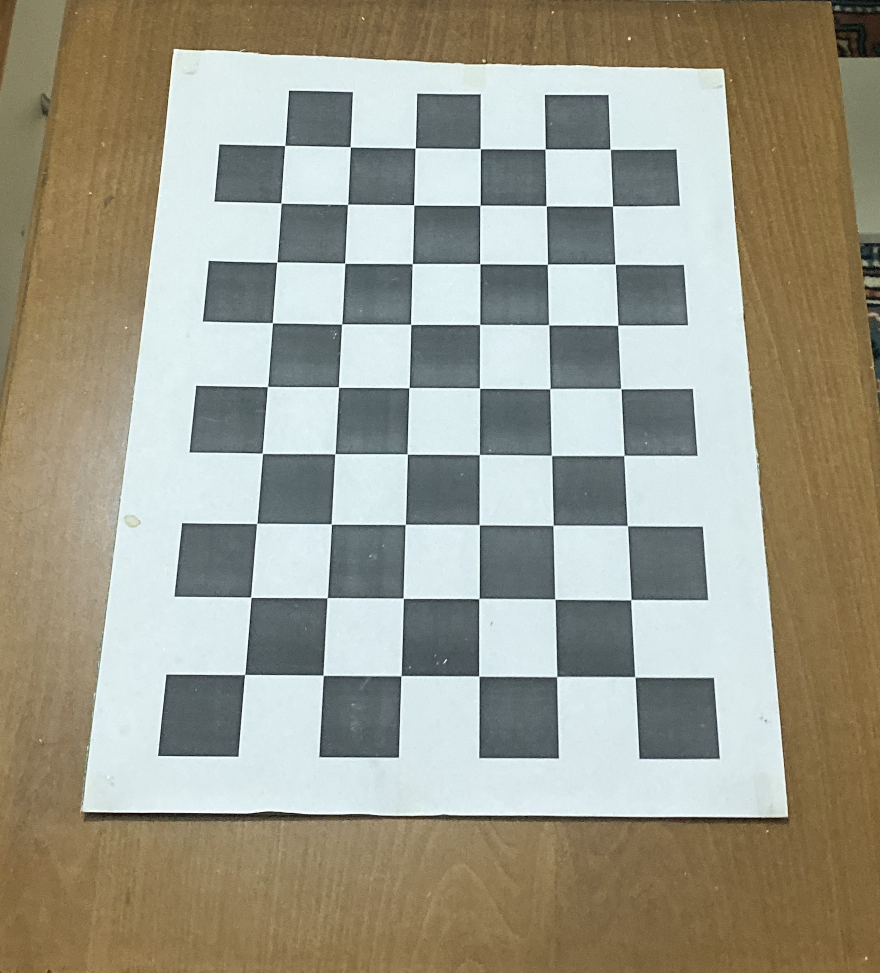
#> input picture img/Chessboard/IMG_0296.jpg, 1760 x 1945 px (shown at 1/2 size); its folder holds only this picture in this run
$ python main.py
#> lines starting #> are read from the running program, lines starting #| are printed output that depends on the picture; after the words box and inside, x2 and y2 are one past the last pixel; in counts of white or black regions, pixels touching at a corner belong together
### src/find_corners.py
import glob
import numpy as np
import cv2 as cv


def find_corners(square_size, width, height):
    objp = np.zeros((height*width,2),np.float32)
    objp[:,:2] = np.mgrid[0:width, 0:height].T.reshape(-1,2)

    objp = objp * square_size


    # Array to store obj points and img points from all images
    obj_pts = []        # 3d pt in world
    img_pts = []        # 2d pt in img
    img_names = []
    img_shapes = []

    images = glob.glob('./img/Chessboard/*.jpg')

    cnt = 1

    criteria = (cv.TermCriteria_EPS + cv.TermCriteria_MAX_ITER,30,0.001)


    for fname in images:
        img = cv.imread(fname)
        gray = cv.cvtColor(img,cv.COLOR_BGR2GRAY)
        img_shapes.append([img.shape[0],img.shape[1]])
        img_names.append(fname)

        ret, corners = cv.findChessboardCorners(gray,(width,height),None)

        if ret:
            obj_pts.append(objp)
            corners2 = cv.cornerSubPix(gray,corners,(11,11),(-1,-1),criteria)
            img_pts.append(corners2)

            # Draw and display the corners
            img = cv.drawChessboardCorners(img, (width,height), corners2, ret)

            cv.imwrite('./img/Detection/chessboard_' + str(cnt) + '.png',img)

            cnt+=1

    return obj_pts, img_pts, img_shapes, img_names

### src/calibrator.py
import numpy as np
import cv2 as cv
from numpy.lib.type_check import imag
from scipy.optimize.minpack import curve_fit
from src.utils import *

class Calibrator:
    def __init__(self,img_pts,obj_pts):
        self.img_pts = img_pts
        self.obj_pts = obj_pts
        self.refined_homo_list = []
        self.extrinsics_list = []

    def init_Calib(self):
        refined_homo_list = self.get_Homography()
        # print(refined_homo_list)

        cam_intrinsics = self.cal_Camera_Intrinsics(refined_homo_list)

        # print(cam_intrinsics)

        R_t_list = self.cal_Extrinsics(cam_intrinsics,refined_homo_list)
        # print(R_t_list)

        k = self.estimate_Distortion(cam_intrinsics,R_t_list)
        # print(k)

        return cam_intrinsics,R_t_list,k,self.img_pts,self.obj_pts

    def get_Homography(self):
        for i in range(len(self.img_pts)):
            h_mat = self.estimate_Homography(self.img_pts[i],self.obj_pts[i])
            # print(h_mat)
            refined_h_mat = self.refine_Homography(h_mat,self.img_pts[i],self.obj_pts[i])
            # print(refined_h_mat)

            self.refined_homo_list.append(refined_h_mat)

        return self.refined_homo_list


    def estimate_Homography(self, img_pts, obj_pts):

        N = len(img_pts)

        # Get normalization matrix
        norm_obj = get_transformation_matrix(obj_pts,1)
        norm_img = get_transformation_matrix(img_pts,0)


        a_list = []
        for i in range(N):
            # Get homogenous matrix
            homo_obj = np.matrix([obj_pts[i][0],obj_pts[i][1],1])
            homo_img = np.matrix([img_pts[i][0][0],img_pts[i][0][1],1])


            # Normalize
            obj_prime = np.dot(homo_obj,np.transpose(norm_obj))
            img_prime = np.dot(homo_img,np.transpose(norm_img))

            # print(img_prime)
            # print(obj_prime)

            model_x, model_y = obj_prime.item(0), obj_prime.item(1)
            img_x, img_y = img_prime.item(0), img_prime.item(1)

            # Form 2N x 9 matrix by stacking rows
            a_row1 = [model_x, model_y, 1, 0, 0, 0, -model_x*img_x, -model_y*img_x, -img_x]
            a_row2 = [0, 0, 0, model_x, model_y, 1, -model_x*img_y, -model_y*img_y, -img_y]

            # print(a_row1)
            # print(a_row2)

            a_list.append(a_row1)
            a_list.append(a_row2)


        # print(a_list)
        # Convert list to matrix
        A_mat = np.matrix(a_list)

        # Solve svd
        U, s, V = np.linalg.svd(A_mat)

        # Find the smallest line
        idx = np.argmin(s)
        L = V[idx]

        H_mat = np.reshape(L,(3,3))     # 3x3 homography matrix

        # De-normalize
        H_mat = np.dot(np.dot(np.linalg.inv(norm_img),H_mat),norm_obj)

        return H_mat


    def refine_Homography(self, h_mat, img_pts, obj_pts):
        u, v = img_pts[:,0][:,0], img_pts[:,0][:,1]       # img_pts
        X, Y = obj_pts[:,0], obj_pts[:,1]                 # obj pts

        N = X.shape[0]

        h0 = np.ravel(h_mat)             # flatten array

        x_points = np.zeros(2*N)
        x_points[:N] = X
        x_points[N:] = Y

        y_points = np.zeros(2*N)
        y_points[:N] = u
        y_points[N:] = v

        # scipy LM optimizer
        popt, pcov = curve_fit(homo_cost_func,
                               x_points,
                               y_points,
                               p0=h0,
                               jac=homo_jacobian_func,
                               method='lm',
                               maxfev=5000)

        h_refined = popt

        # Normalize
        h_refined /= h_refined[-1]

        # Reshape
        h_refined = np.reshape(h_refined,(3,3))

        return h_refined


    def cal_Camera_Intrinsics(self, h_list):
        M = len(h_list)

        homo_list = np.zeros((M,3,3))

        for idx, h in enumerate(h_list):
            homo_list[idx] = h

        # Generate homogenous equations
        v00 = create_v_ij(0,0,homo_list)
        v01 = create_v_ij(0,1,homo_list)
        v11 = create_v_ij(1,1,homo_list)


        V = np.zeros((2*M,6))
        V[:M] = v01
        V[M:] = v00 - v11

        # Solve svd
        U, s, V = np.linalg.svd(V)
        idx = np.argmin(s)

        b0, b1, b2, b3, b4, b5 = V[idx]

        # [7 lines of commented-out code are left out]

        v0 = (b1 * b3 - b0 * b4) / (b0 * b2 - b1 * b1)
        lmbda = b5 - (b3 * b3 + v0 * (b1 * b3 - b0 * b4)) / b0
        alpha = np.sqrt(lmbda / b0)
        beta = np.sqrt(lmbda * b0 / (b0 * b2 - b1 * b1))
        gamma = -b1 * alpha * alpha * beta / lmbda
        u0 = gamma * v0 / beta - b3 * alpha * alpha / lmbda

        A = np.eye(3,3,dtype=np.float32)
        A[0][0] = alpha
        A[0][1] = gamma
        A[0][2] = u0
        A[1][1] = beta
        A[1][2] = v0

        return A


    def cal_Extrinsics(self,cam_intrinsics, h_list):
        for h_mat in h_list:
            h0 = [row[0] for row in h_mat]
            h1 = [row[1] for row in h_mat]
            h2 = [row[2] for row in h_mat]


            A_inv = np.linalg.inv(cam_intrinsics)
            # print(A_inv)

            k = 1.0 / np.linalg.norm(np.dot(A_inv,h0))          # scalar
            r0 = k * np.dot(A_inv,h0)
            r1 = k * np.dot(A_inv,h1)
            r2 = np.cross(r0,r1)

            t = k * np.dot(A_inv,h2)
            R = np.vstack((r0,r1,r2)).T
            # print(R)

            # Solve svd
            U, s, V = np.linalg.svd(R)
            new_R = np.dot(U, V)

            # Form full extrinsics
            R_t = np.hstack((new_R,t[:,np.newaxis]))

            # print(R_t)

            self.extrinsics_list.append(R_t)

        return self.extrinsics_list


    # [78 lines left out: function estimate_Distortion, not called in this run]


### src/utils.py
# Utils Functions
import numpy as np
import math

def get_transformation_matrix(pts, pt_type):
    x , y = 0, 0

    if pt_type == 0:
        x, y = pts[:,0][:,0], pts[:,0][:,1]
    else:
        x, y = pts[:,0], pts[:,1]


    mean_x = np.mean(x)
    mean_y = np.mean(y)

    var_x = np.var(x)
    var_y = np.var(y)

    sx = np.sqrt(2.0 / var_x)
    sy = np.sqrt(2.0 / var_y)

    # Transformation matrix
    Nx = np.array([[sx, 0.0,-sx*mean_x],
                    [0.0, sy, -sy*mean_y],
                    [0.0, 0.0, 1.0]])

    return Nx


def homo_cost_func(coordinates, *params):
    h11, h12, h13, h21, h22, h23, h31, h32, h33 = params

    N = coordinates.shape[0] // 2

    X = coordinates[:N]
    Y = coordinates[N:]

    w = h31*X + h32*Y + h33
    x = (h11*X + h12*Y + h13) / w
    y = (h21*X + h22*Y + h23) / w

    res = np.zeros_like(coordinates)
    res[:N] = x
    res[N:] = y

    # print(res)
    return res


def homo_jacobian_func(coordinates, *params):
    h11, h12, h13, h21, h22, h23, h31, h32, h33 = params
    N = coordinates.shape[0] // 2

    X = coordinates[:N]
    Y = coordinates[N:]

    J = np.zeros((2*N,9))
    J_x = J[:N]
    J_y = J[N:]


    s_x = h11*X + h12*Y + h13
    s_y = h21*X + h22*Y + h23
    w = h31*X + h32*Y + h33

    J_x[:,0] = X / w
    J_x[:,1] = Y / w
    J_x[:,2] = 1 / w
    J_x[:,6] = -s_x*X / (w*w)
    J_x[:,7] = -s_x*Y / (w*w)
    J_x[:,8] = -s_x / (w*w)

    J_y[:,3] = X / w
    J_y[:,4] = Y / w
    J_y[:,5] = 1 / w
    J_y[:,6] = -s_y*X / (w*w)
    J_y[:,7] = -s_y*Y / (w*w)
    J_y[:,8] = -s_y / (w*w)

    return J


def create_v_ij(i,j,h_list):
    v_ij = np.zeros((h_list.shape[0],6))

    v_ij[:,0] = h_list[:,0,i] * h_list[:,0,j]
    v_ij[:,1] = h_list[:,0,i]*h_list[:,1,j] + h_list[:,1,i]* h_list[:,0,j]
    v_ij[:,2] = h_list[:,1,i] * h_list[:,1,j]
    v_ij[:,3] = h_list[:,2,i]*h_list[:,0,j] + h_list[:,0,i]*h_list[:,2,j]
    v_ij[:,4] = h_list[:,2,i]*h_list[:,1,j] + h_list[:,1,i]*h_list[:,2,j]
    v_ij[:,5] = h_list[:,2,i] * h_list[:,2,j]

    return v_ij


# [200 lines left out: functions to_homogenous_pts, to_homogeneous_3d_pts, to_inhomogenous_pts, to_rodrigues_vec, to_rotation_matrix, compose_parameter_vector and 4 more, not called in this run]


### main.py
import src.find_corners as fc
import src.calibrator as calib
import src.optimizer as optimizer


def main():
    square_size = 0.025
    width = 9
    height = 6

    obj_pts, img_pts, img_shapes, img_names = fc.find_corners(square_size,width,height)
#> in find_corners, img is the input picture: shape (1945, 1760, 3); mean B, G, R 140.4, 155.3, 157
#> in find_corners, `gray = cv.cvtColor(img,cv.COLOR_BGR2GRAY)`:
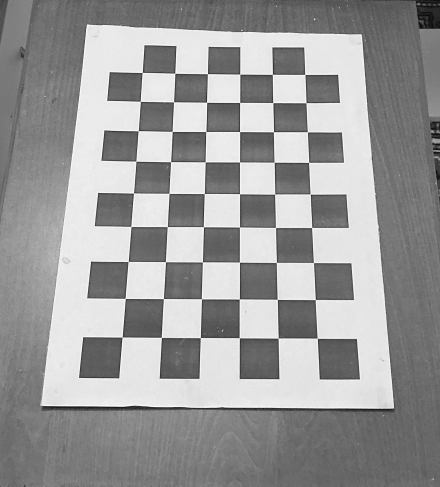
#> gray: shape (1945, 1760) (shown at 1/4 size); min 0, max 255, mean 154.1
#> in find_corners, `ret, corners = cv.findChessboardCorners(gray,(width,height),None)`: ret = True; corners = 54 rows, first 8: [489.1, 1350.2], [502.2, 1195], [514.4, 1047.1], [526.5, 907.8], [536, 772.8], [545.7, 646.7], [553.7, 525.1], [562.2, 406.5]
#> in find_corners, `corners2 = cv.cornerSubPix(gray,corners,(11,11),(-1,-1),criteria)`: corners2 = 54 rows, first 8: [489.7, 1349.4], [502.3, 1194.8], [514, 1047.3], [525, 907], [535.5, 773.4], [545.2, 646.1], [554.1, 524.6], [562.5, 406.5]
#> in find_corners, `img = cv.drawChessboardCorners(img, (width,height), corners2, ret)`:
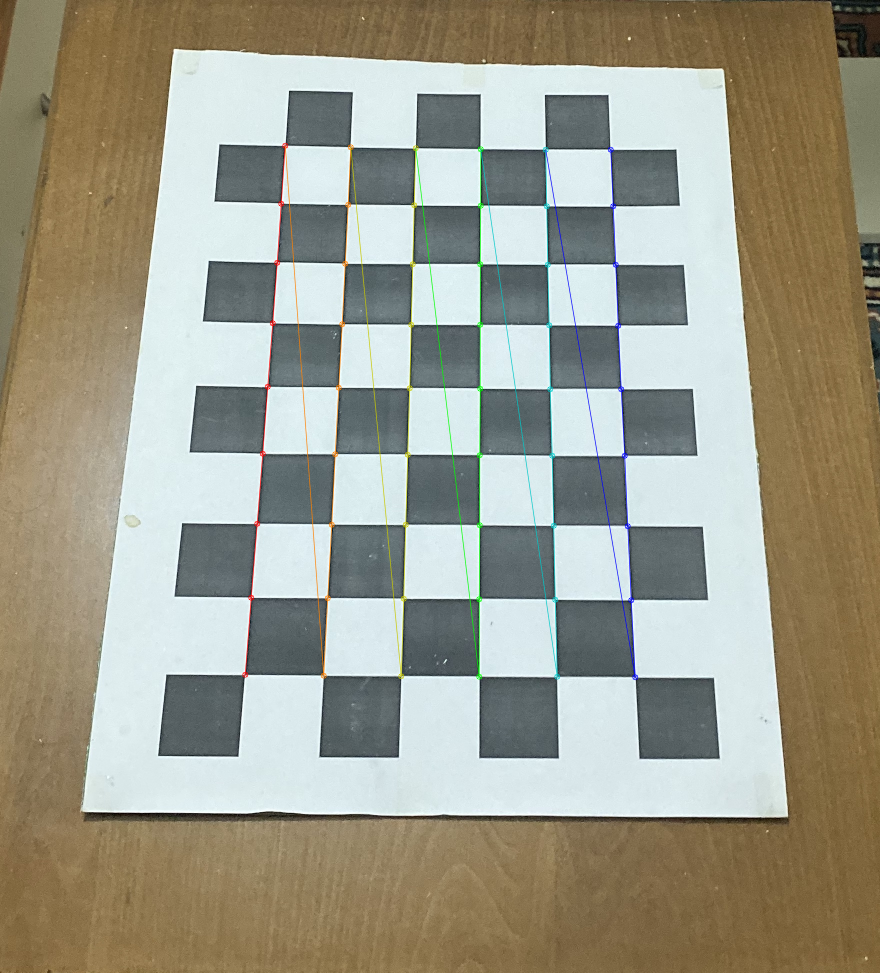
#> img: shape (1945, 1760, 3) (shown at 1/2 size); 1.15% of pixels changed, all inside (x1, y1, x2, y2) = (484, 285, 1277, 1361)
#> obj_pts = 1 point arrays, longest 54 points; img_pts = 1 item; img_shapes = [[1945, 1760]]; img_names = ['./img/Chessboard/IMG_0296.jpg']

    cb = calib.Calibrator(img_pts, obj_pts)
#> in __init__, `self.img_pts = img_pts`: self.img_pts = 1 item
#> in __init__, `self.obj_pts = obj_pts`: self.obj_pts = 1 point arrays, longest 54 points

    cam_intrinsics, ext_list, k, img_pts, obj_pts = cb.init_Calib()
#> the loop in get_Homography, `for i in range(len(self.img_pts)):` made 1 pass
#> pass 1, in estimate_Homography, `U, s, V = np.linalg.svd(A_mat)`:
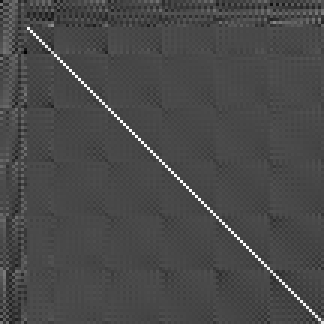
#> U: shape (108, 108) float64 (shown 3 times larger); min -0.389, max 0.972, mean 0.000594; drawn with min black and max white
#> after the loop in get_Homography, `for i in range(len(self.img_pts)):`: self.refined_homo_list = [[[979.6, 6252, 490.8], [-4977.7, 57.11, 1349.5], [1.01, 0.0172, 1]]]
#> in init_Calib, `refined_homo_list = self.get_Homography()`: refined_homo_list has the same summary as self.refined_homo_list in get_Homography
#> in cal_Camera_Intrinsics, `M = len(h_list)`: M = 1
#> the loop in cal_Camera_Intrinsics, `for idx, h in enumerate(h_list):` made 1 pass
#> after the loop in cal_Camera_Intrinsics, `for idx, h in enumerate(h_list):`: homo_list = [[979.6, 6252, 490.8], [-4977.7, 57.11, 1349.5], [1.01, 0.0172, 1]]
#> in cal_Camera_Intrinsics, `v00 = create_v_ij(0,0,homo_list)`: v00 = [[959677.5, -9752595.7, 24777366.7, 1973.3, -10026.5, 1.01]]
#> in cal_Camera_Intrinsics, `v01 = create_v_ij(0,1,homo_list)`: v01 = [[6124673.2, -31064648.1, -284259.8, 6313.6, -28.32, 0.0174]]
#> in cal_Camera_Intrinsics, `v11 = create_v_ij(1,1,homo_list)`: v11 = [[39087738.4, 714065.8, 3261.2, 215.6, 1.97, 0.000297]]
#> in init_Calib, `cam_intrinsics = self.cal_Camera_Intrinsics(refined_homo_list)`: cam_intrinsics = [[0.000126, nan, nan], [0, nan, 0.000207], [0, 0, 1]]
#> the loop in cal_Extrinsics, `for h_mat in h_list:` made 1 pass
#> (h0, h1, h2, A_inv, k, r0, r1, r2) on pass 1: ([979.6, -4977.7, 1.01], [6252, 57.11, 0.0172], [490.8, 1349.5, 1], [[nan, nan, nan], [nan, nan, nan], [nan, nan, nan]], nan, [nan, nan, nan], [nan, nan, nan], [nan, nan, nan])
#> after the loop in cal_Extrinsics, `for h_mat in h_list:`: self.extrinsics_list = []
    print(cam_intrinsics)
    print(k)
    # print(ext_list)


    opt = optimizer.Optimizer(cam_intrinsics,ext_list,k,img_pts,obj_pts)

    opt_cam_intrinsics, opt_k, opt_ext_list = opt.refine_all()

    print(opt_cam_intrinsics)
    print(opt_k)


if __name__ == '__main__':
    try:
        main()
    except:
        KeyboardInterrupt

$ run again, on img/Chessboard/IMG_0300.jpg
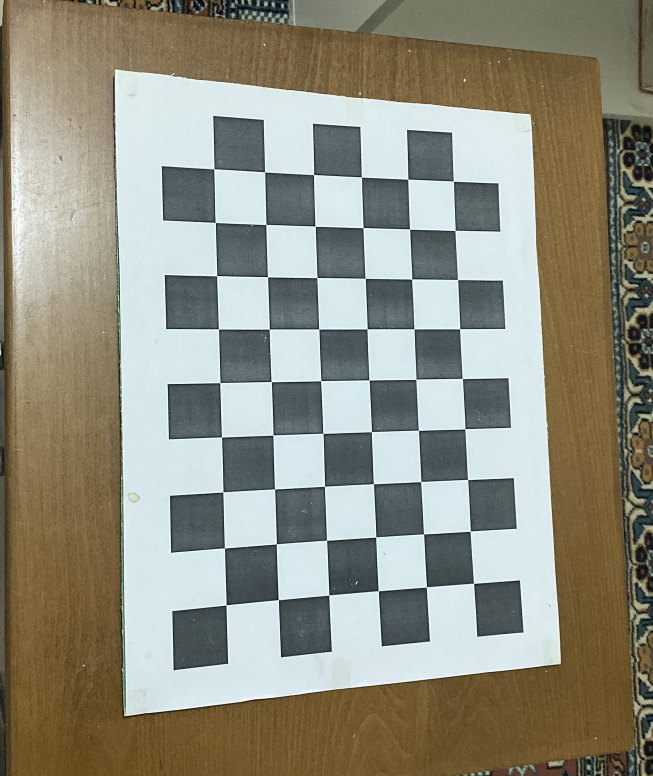
#> input picture img/Chessboard/IMG_0300.jpg, 1959 x 2328 px (shown at 1/3 size)
#> in find_corners, img is the input picture: shape (2328, 1959, 3); mean B, G, R 130.1, 143.8, 144.8
#> in find_corners, `gray = cv.cvtColor(img,cv.COLOR_BGR2GRAY)`:
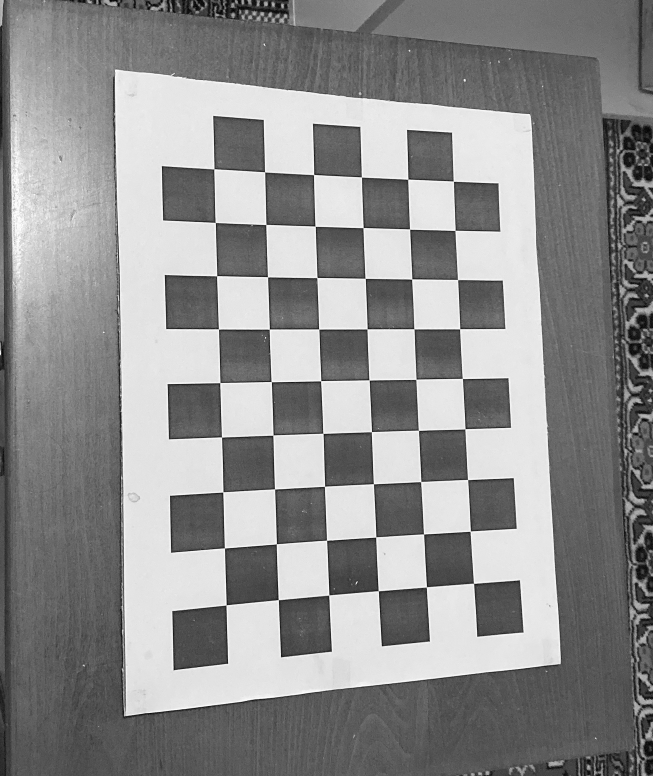
#> gray: shape (2328, 1959) (shown at 1/3 size); min 0, max 255, mean 142.5
#> ret = True; corners = 54 rows, first 8: [679.3, 1815.7], [674.3, 1644.5], [670.3, 1475.6], [665.6, 1312.3], [660.5, 1149], [656.6, 988.2], [651.1, 828.1], [646.5, 667.8]
#> corners2 = 54 rows, first 8: [679.3, 1815.7], [674.3, 1644.8], [669.7, 1476.7], [665.4, 1312.1], [660.6, 1148.9], [656.2, 987.9], [651.2, 828.3], [646.6, 668.2]
#> obj_pts = 1 point arrays, longest 54 points; img_pts = 1 item; img_shapes = [[2328, 1959]]; img_names = ['./img/Chessboard/IMG_0300.jpg']
#> self.img_pts = 1 item
#> self.obj_pts = 1 point arrays, longest 54 points
#> the loop in get_Homography, `for i in range(len(self.img_pts)):` made 1 pass
#> pass 1, in estimate_Homography, `U, s, V = np.linalg.svd(A_mat)`:
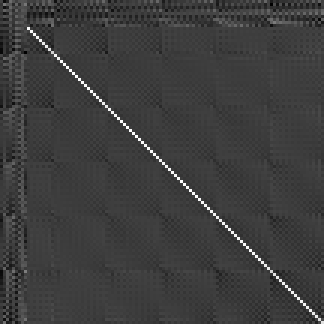
#> U: shape (108, 108) float64 (shown 3 times larger); min -0.31, max 0.972, mean 0.000216; drawn with min black and max white
#> after the loop in get_Homography, `for i in range(len(self.img_pts)):`: self.refined_homo_list = [[[-50.81, 6839.8, 678], [-6399, 634.8, 1811.9], [0.201, 0.648, 1]]]
#> refined_homo_list has the same summary as self.refined_homo_list in get_Homography
#> M = 1
#> the loop in cal_Camera_Intrinsics, `for idx, h in enumerate(h_list):` made 1 pass
#> after the loop in cal_Camera_Intrinsics, `for idx, h in enumerate(h_list):`: homo_list = [[-50.81, 6839.8, 678], [-6399, 634.8, 1811.9], [0.201, 0.648, 1]]
#> v00 = [[2581.6, 650265.4, 40947800, -20.4, -2569.3, 0.0403]]
#> v01 = [[-347529.6, -43800754.5, -4061929.4, 1340.2, -4017.2, 0.13]]
#> v11 = [[46783509, 8683473.4, 402934.2, 8860.4, 822.3, 0.42]]
#> cam_intrinsics = [[nan, nan, nan], [0, 2.17e-05, 4.27e-05], [0, 0, 1]]
#> the loop in cal_Extrinsics, `for h_mat in h_list:` made 1 pass
#> (h0, h1, h2, A_inv, k, r0, r1, r2) on pass 1: ([-50.81, -6399, 0.201], [6839.8, 634.8, 0.648], [678, 1811.9, 1], [[nan, nan, nan], [nan, nan, nan], [nan, nan, nan]], nan, [nan, nan, nan], [nan, nan, nan], [nan, nan, nan])
#> after the loop in cal_Extrinsics, `for h_mat in h_list:`: self.extrinsics_list = []
